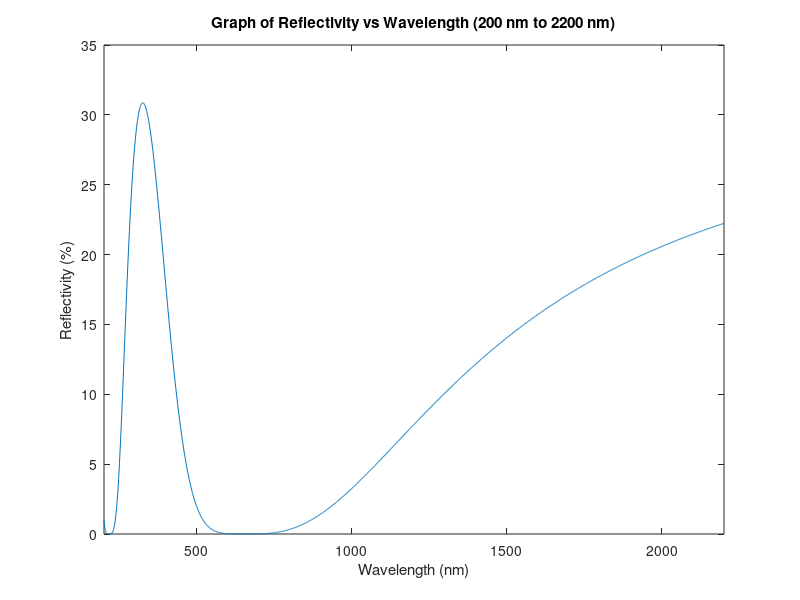

Write the MATLAB code that produced this figure.
j = 1j;        
n_0 = 1;    
n_1 = 1.4;    
n_2 = 2.62; 
n_3 = 3.5; 

Lambda_C = 650;
Lambda_Start = 200;
Lambda_End = 2200;
Lambda_Range = Lambda_Start:Lambda_End;

r01 = (n_0 - n_1)/(n_0 + n_1);
r12 = (n_1 - n_2)/(n_1 + n_2);
r2S = (n_2 - n_3)/(n_2 + n_3); 

t01 = 2*n_0/(n_0 + n_1);
t12 = 2*n_1/(n_1 + n_2);
t2S = 2*n_2/(n_2 + n_3);

Q01 = (1/t01)*([1 r01; r01 1]);
Q12 = (1/t12)*([1 r12; r12 1]);
Q2S = (1/t2S)*([1 r2S; r2S 1]);

Deltas = (pi/2)*(Lambda_C./Lambda_Range);
P1 = [exp(j*Deltas); exp(-j*Deltas)];

Reflectance = zeros(size(Lambda_Range));
Power = zeros(size(Lambda_Range));

for i = 1:length(Lambda_Range)
    Lambda = Lambda_Range(i);
    P_Matrix = [P1(1, i) 0; 0 P1(2, i)];
    
    T = Q01*P_Matrix*Q12*P_Matrix*Q2S;
    Gamma = T(2,1)/T(1,1);
    
    Reflectance(i) = abs(Gamma)^2;
    Trans = abs(1/T(1,1))^2/(n_0/n_3);
    IRRAD = (6.16*10^15)/((Lambda^5)*(exp(2484/Lambda)-1));
    Power(i) = Trans * IRRAD; 
end

plot(Lambda_Range, Reflectance*100);
title('Graph of Reflectivity vs Wavelength (200 nm to 2200 nm)');
xlabel('Wavelength (nm)');
ylabel('Reflectivity (%)');
xlim([Lambda_Start,Lambda_End]);
fprintf('Total Power in Watts = %f\n', sum(Power));